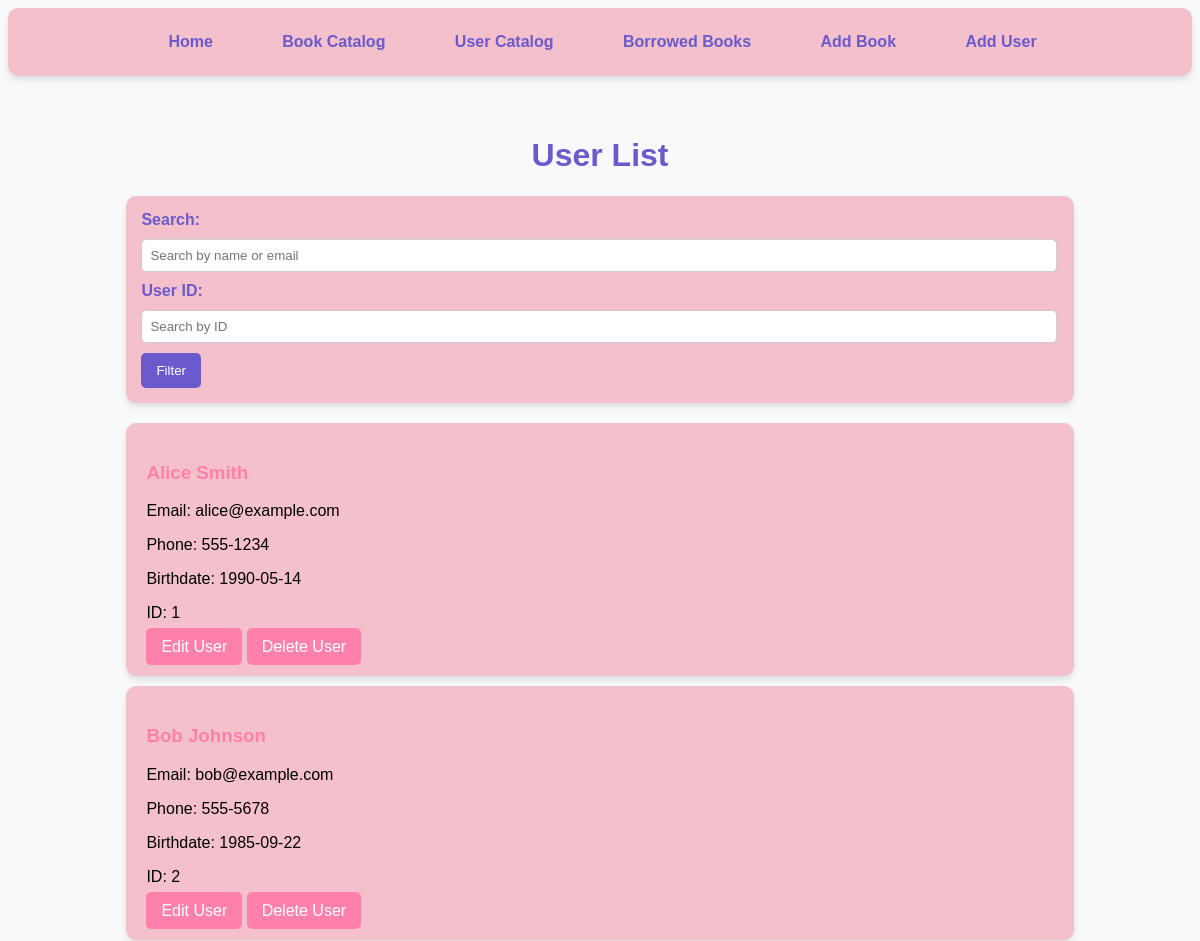
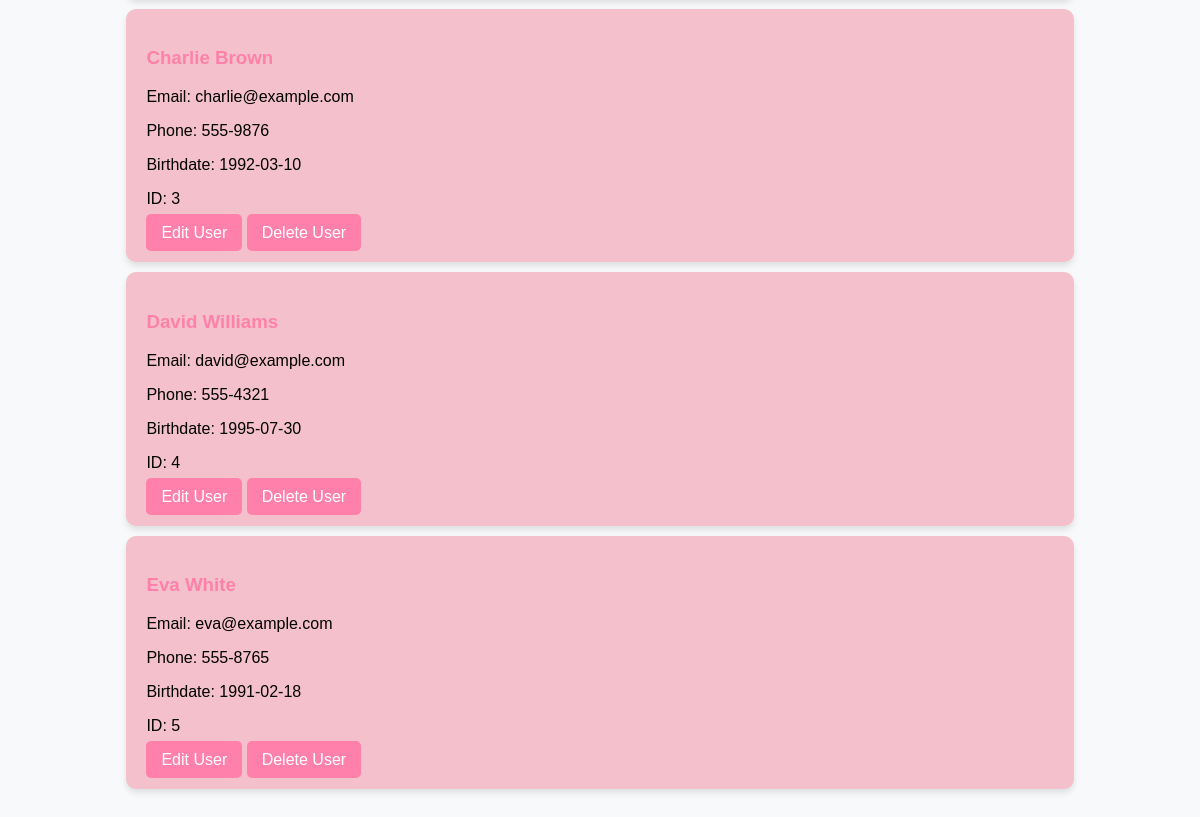
/users, run on an earlier commit of the app's database (2 pictures, top to bottom).
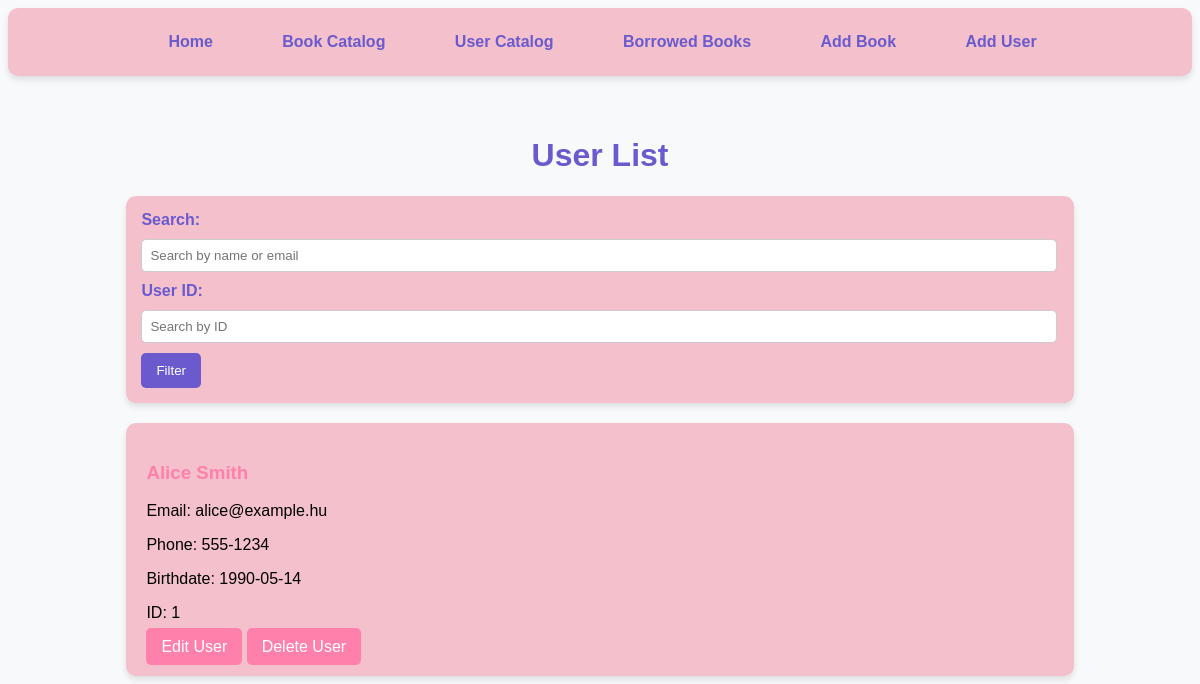
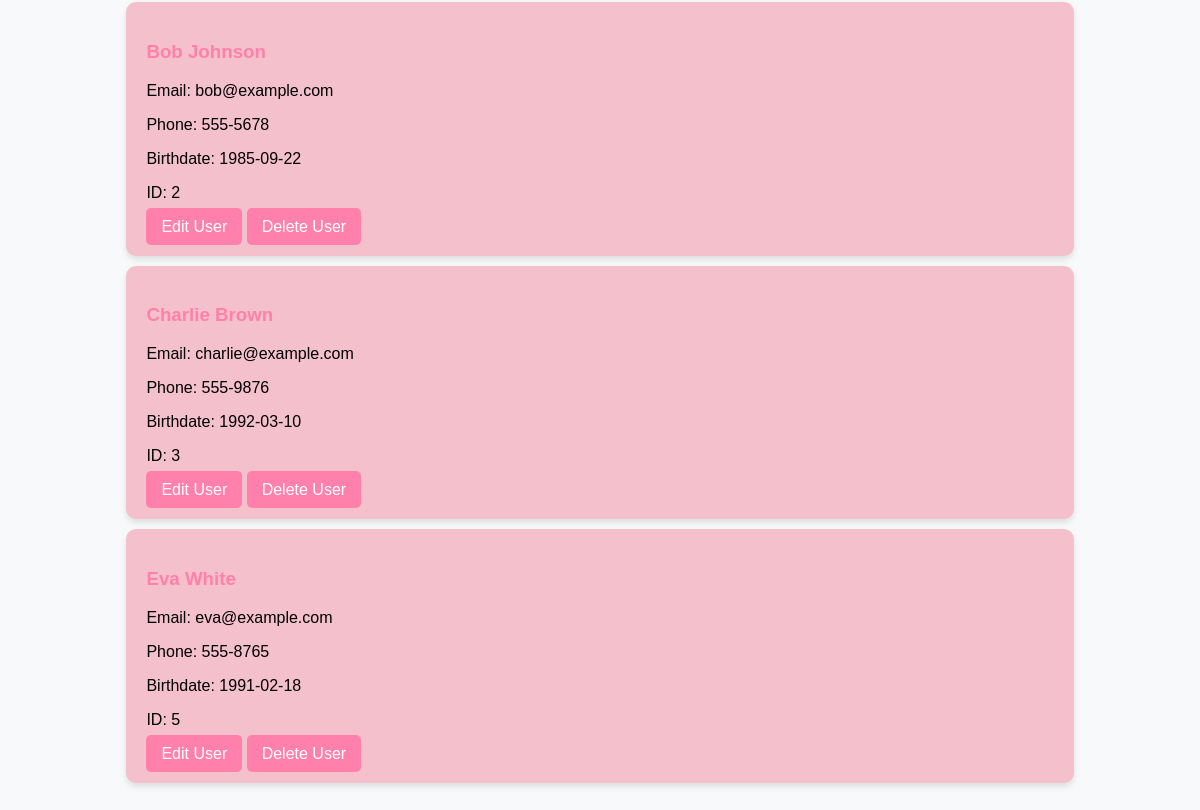
And on a later commit of the database (2 pictures, top to bottom).
### app/models.py (models this page shows, shortened)
class User(db.Model):
    id = db.Column(db.Integer, primary_key=True)
    name = db.Column(db.String(100), nullable=False)
    email = db.Column(db.String(100), nullable=False)
    phone_number = db.Column(db.String(20), nullable=True)
    birthdate = db.Column(db.Date, nullable=True)
    borrowed_books = relationship('Borrow', backref='user', cascade='all, delete-orphan')

### app/routes.py (the view)
@main.route('/users', methods=['GET', 'POST'])
def users():
    search = request.args.get('search', '')
    user_id = request.args.get('id', '')
    query = User.query
    if search:
        query = query.filter(User.name.ilike(f'%{search}%') | User.email.ilike(f'%{search}%'))
    if user_id:
        query = query.filter(User.id == user_id)
    users = query.paginate(page=request.args.get('page', 1, type=int), per_page=5)
    return render_template('users.html', users=users)

### app/templates/users.html (shortened to what this page needs)
<!DOCTYPE html>
<html lang="en">
<head>
</head>
<body>
<nav>
    <a href="{{ url_for('main.home') }}"> Home</a>
    <a href="{{ url_for('main.catalog') }}"> Book Catalog</a>
    <a href="{{ url_for('main.users') }}"> User Catalog</a>
    <a href="{{ url_for('main.borrowed_books') }}"> Borrowed Books</a>
    <a href="{{ url_for('main.add_book') }}"> Add Book</a>
    <a href="{{ url_for('main.add_user') }}"> Add User</a>
</nav>
    <div class="container">
        <h1>User List</h1>
        <form class="filter-form" method="get" action="{{ url_for('main.users') }}">
            <label for="search">Search:</label>
            <input type="text" id="search" name="search" placeholder="Search by name or email"
                   value="{{ request.args.get('search', '') }}">
            <label for="id">User ID:</label>
            <input type="number" id="id" name="id" placeholder="Search by ID"
                   value="{{ request.args.get('id', '') }}">
            <button type="submit">Filter</button>
        </form>
        {% for user in users.items %}
        <div class="user-card">
            <h3>{{ user.name }}</h3>
            <p>Email: {{ user.email }}</p>
            <p>Phone: {{ user.phone_number }}</p>
            <p>Birthdate: {{ user.birthdate }}</p>
            <p>ID: {{ user.id }}</p>
            <a href="{{ url_for('main.edit_user', user_id=user.id) }}" class="btn">Edit User</a>
            <a href="{{ url_for('main.delete_user', user_id=user.id) }}" class="btn"
               onclick="return confirm('Are you sure you want to delete this user?')">Delete User</a>
        </div>
        {% endfor %}
    </div>
</body>
</html>

### app/templates/users.html (style rules this page uses)
body { background-color: #f8f9fa; font-family: 'Arial', sans-serif; }
.container { width: 80%; margin: 0 auto; padding: 20px; }
h1 { color: #6a5acd; text-align: center; }
.filter-form { background-color: #f3c0cb; border-radius: 10px; padding: 15px; margin-bottom: 20px; box-shadow: 0 4px 6px rgba(0, 0, 0, 0.1); }
.filter-form label { font-weight: bold; color: #6a5acd; }
.filter-form input { width: calc(100% - 20px); padding: 8px; margin: 10px 0; border-radius: 5px; border: 1px solid #ccc; }
.filter-form button { background-color: #6a5acd; color: white; padding: 10px 15px; border: none; border-radius: 5px; cursor: pointer; }
.user-card { background-color: #f3c0cb; border-radius: 10px; padding: 20px; margin: 10px 0; box-shadow: 0 4px 6px rgba(0, 0, 0, 0.1); }
.user-card h3 { color: #ff80ab; }
.btn { background-color: #ff80ab; color: white; padding: 10px 15px; text-decoration: none; border-radius: 5px; margin-top: 10px; }
nav { background-color: #f3c0cb; padding: 15px; border-radius: 10px; box-shadow: 0 4px 6px rgba(0, 0, 0, 0.1); text-align: center; margin-bottom: 20px; }
nav a { color: #6a5acd; text-decoration: none; font-weight: bold; margin: 0 15px; padding: 10px 15px; display: inline-block; border-radius: 5px; transition: background-color 0.3s, color 0.3s; }

What changed in the data, as far as the page shows it:
removed User: name "David Williams", email "david@example.com", phone_number "555-4321", birthdate "1995-07-30", id "4"
changed User "Alice Smith": email "alice@example.com" → "alice@example.hu"
